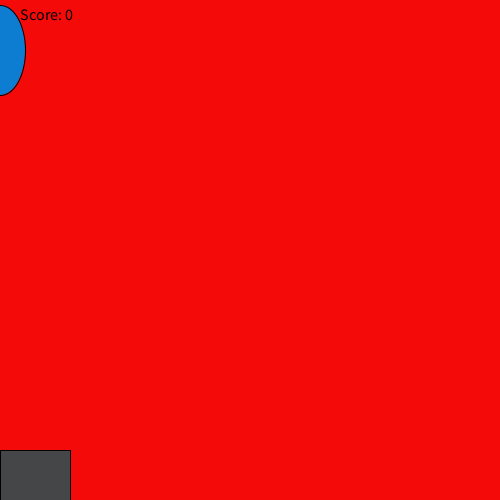
Frame 1 (no input)
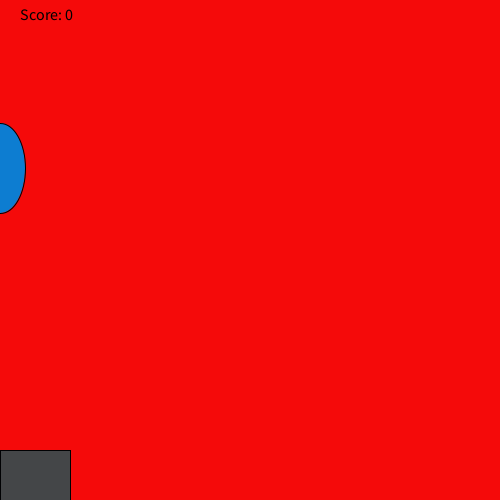
Frame 60 (the mouse pressed at the canvas centre just before this capture)
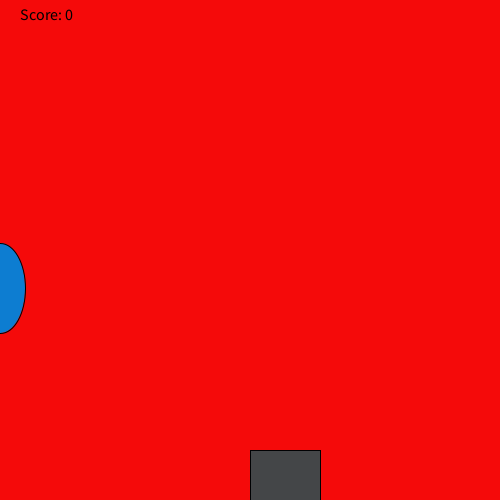
Frame 120 (the mouse held since frame 60 and released just before this capture)

The Processing sketch that drew these frames (run headless with seeded random() and noise(); from frame 60 on, the mouse is pressed at the canvas centre):

// Processing sketch: sketch_200418b
// ── sketch_200418b.pde
int rainY=50;
int score= 0;
int randomNumber=0;
void setup(){
   size(500, 500);
}
void draw(){
    
    background(#F50A0A);
    if (rainY==500){
          checkCatch(randomNumber);
      rainY=0;
       randomNumber = (int) random(width);
        }
    fill(#0D7DD1);
    stroke(#000103);
    ellipse(randomNumber, rainY, 50, 90);
    rainY+=2;
    fill(#444648);
    rect(mouseX, 450, 70, 50);
    fill(0, 0, 0);
    textSize(16);
    text("Score: " + score, 20, 20);
}
 void checkCatch(int x){
         if (x > mouseX && x < mouseX+100)
            score++;
         else if (score > 0) 
            score--;
        println("Your score is now: " + score);
    }
